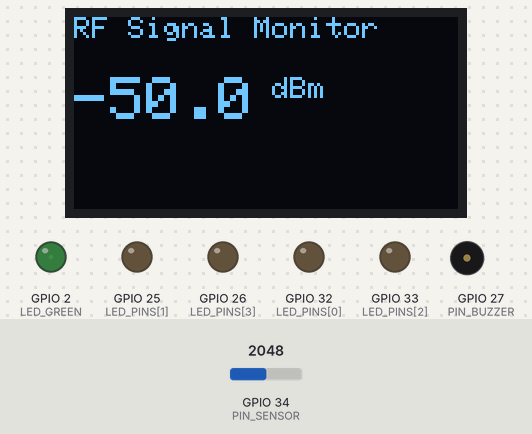
Bench run of a sketch on a simulated ESP32. Parts: 128×64 one-colour display, output pins drawn as LEDs (lit = HIGH), buzzer (waves = sounding). Inputs (shaded band) come from the test bench; at power-on: GPIO 34 (PIN_SENSOR) = 2048. What the sketch prints to the serial monitor is not drawn.

Above: at 2.2 s.
2.3 s: GPIO 34 (PIN_SENSOR) set to 1764
At 4.0 s:
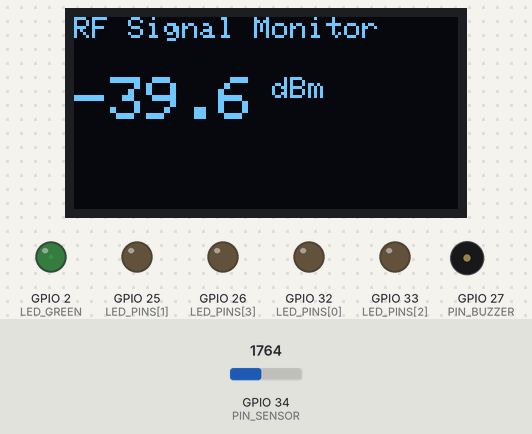
4.3 s: GPIO 34 (PIN_SENSOR) set to 1635
At 6.2 s:
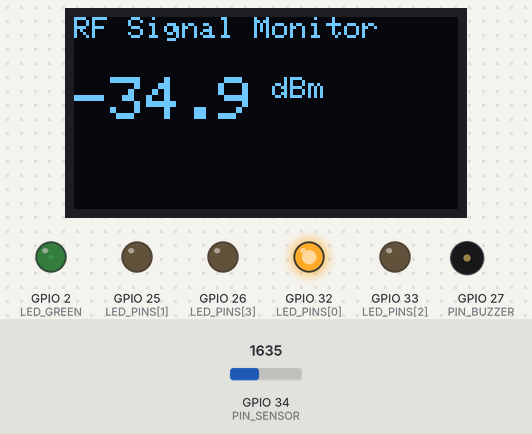
6.5 s: GPIO 34 (PIN_SENSOR) set to 1540
At 8.2 s:
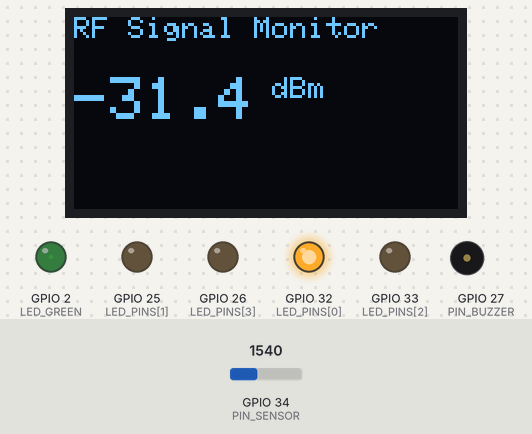
8.6 s: GPIO 34 (PIN_SENSOR) set to 1426
At 10.1 s:
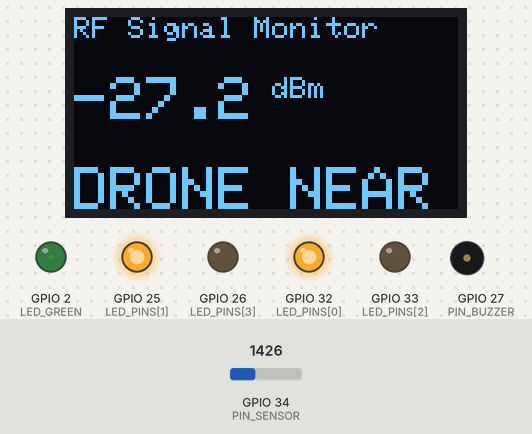
10.7 s: GPIO 34 (PIN_SENSOR) set to 4095
At 12.1 s:
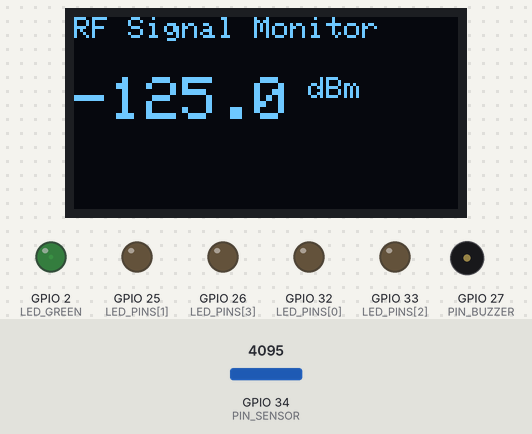
12.8 s: GPIO 34 (PIN_SENSOR) set to 1228
At 14.2 s:
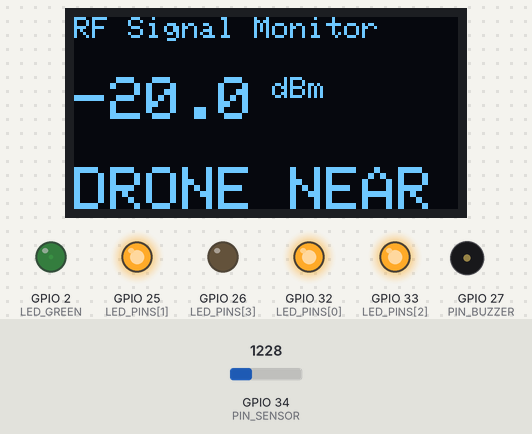
Timing chart, 0 to 15.8 s (numbered marks = the images above; inputs shaded):
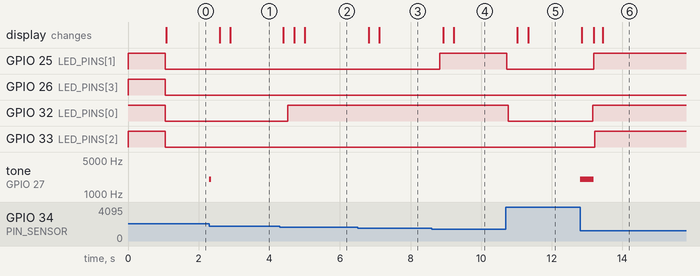

The sketch:

script.ino
```cpp
#include <Wire.h>
#include <Adafruit_GFX.h>
#include <Adafruit_SSD1306.h>
#include <math.h>

// Configuration
#define SCREEN_WIDTH 128
#define SCREEN_HEIGHT 64
#define OLED_RESET -1
Adafruit_SSD1306 display(SCREEN_WIDTH, SCREEN_HEIGHT, &Wire, OLED_RESET);

#define MAX_SAMPLES 100

// Pins
const int PIN_SENSOR = 34; // AD8317 Output
const int PIN_BUZZER = 27;
const int LED_PINS[] = {32, 25, 33, 26};
const int LED_GREEN = 2;

// AD8317 Calibration
const float SLOPE = -0.022;
const float INTERCEPT = 0.55;

// Signal variables absolute
int rawValue = 0;
float voltage = 0;
float dBm = 0;

// Signal variable median
float dBm_median;

// Signal variable standard deviation
float std_dev = 0;

// Signal variable peak to average
float par = 0;

float baseline = -45;
float n = 8;

// Samples
float samples[MAX_SAMPLES];
int sampleCount = 0;

// OLED variables
unsigned long previousDisplayMillis = 0;
const long DISPLAY_INTERVAL = 300;

// LED Thresholds
const float DB_THRESHOLDS[] = {baseline + n, baseline + 2 * n, baseline + 3 * n, baseline + 4 * n};

// Alert
boolean alert = false;

void setup()
{
    Serial.begin(115200);

    // Initialize LEDs
    for (int i = 0; i < 4; i++)
    {
        pinMode(LED_PINS[i], OUTPUT);
        digitalWrite(LED_PINS[i], HIGH);
    }

    ledcAttach(LED_GREEN, 5000, 8);
    ledcWrite(LED_GREEN, 10);

    // Initialize Buzzer
    ledcAttach(PIN_BUZZER, 2000, 8);

    // Initialize OLED
    if (!display.begin(SSD1306_SWITCHCAPVCC, 0x3C))
    {
        Serial.println(F("SSD1306 allocation failed"));
        for (;;)
            ;
    }
    display.clearDisplay();
    display.setTextColor(WHITE);
    display.setTextSize(1);
    display.setCursor(0, 0);
    display.println("RF Detector Init...");
    display.display();
    delay(1000);

    // LEDs to low
    for (int i = 0; i < 4; i++)
    {
        digitalWrite(LED_PINS[i], LOW);
    }

    Serial.println("Signal_dBm,Signal_dBm_median");
}

void loop()
{
    unsigned long currentMillis = millis();

    // Collecting data
    rawValue = analogRead(PIN_SENSOR);
    voltage = rawValue * (3.3 / 4095);
    dBm = (voltage - INTERCEPT) / SLOPE;

    if (sampleCount < MAX_SAMPLES)
    {
        samples[sampleCount] = dBm;
        sampleCount++;
    }
    else
    {
        for (int i = 0; i < MAX_SAMPLES - 1; i++)
        {
            samples[i] = samples[i + 1];
        }
        samples[MAX_SAMPLES - 1] = dBm;
    }

    // Calculate average
    double sum = 0;
    for (int i = 0; i < sampleCount; i++)
    {
        sum += samples[i];
    }
    dBm_median = sum / sampleCount;

    // Standard deviation
    float sumSqrDif = 0;
    for (int i = 0; i < sampleCount; i++)
    {
        float diff = samples[i] - dBm_median;
        sumSqrDif += diff * diff;
    }

    std_dev = sqrt(sumSqrDif / sampleCount);

    // Peak to average
    float maxVal = samples[0];

    for (int i = 0; i < sampleCount; i++)
    {
        if (maxVal < samples[i])
        {
            maxVal = samples[i];
        }
    }
    par = maxVal - dBm_median;

    // Check if drone nearby
    if ((par > 30 && std_dev > 15) || dBm_median > DB_THRESHOLDS[1])
    {
        alert = true;
    }
    else
    {
        alert = false;
    }

    Serial.print(dBm);
    Serial.print(",");
    Serial.print(dBm_median);
    Serial.print(",");
    Serial.print(DB_THRESHOLDS[0]);
    Serial.print(",");
    Serial.print(DB_THRESHOLDS[1]);
    Serial.print(",");
    Serial.print(DB_THRESHOLDS[2]);
    Serial.print(",");
    Serial.println(DB_THRESHOLDS[3]);

    if (currentMillis - previousDisplayMillis >= DISPLAY_INTERVAL)
    {
        previousDisplayMillis = currentMillis;
        // Update display
        display.clearDisplay();

        // Title
        display.setTextSize(1);
        display.setCursor(0, 0);
        display.print("RF Signal Monitor");

        // dBm Value
        display.setTextSize(2);
        display.setCursor(0, 20);
        display.print(dBm_median, 1);
        display.setTextSize(1);
        display.print(" dBm");

        // Drone alert
        if (alert == true)
        {
            display.setTextSize(2);
            display.setCursor(0, 50);
            display.print("DRONE NEARBY");
        }

        display.display();
    }
    // Update LEDs
    for (int i = 0; i < 4; i++)
    {
        if (dBm_median >= DB_THRESHOLDS[i])
        {
            digitalWrite(LED_PINS[i], HIGH);
        }
        else
        {
            digitalWrite(LED_PINS[i], LOW);
        }
    }

    // Update Buzzer
    float THRESHOLD = 7;
    float TONE = 2000;
    if (dBm >= dBm_median + 9)
    {
        ledcWriteTone(PIN_BUZZER, TONE);
    }
    else
    {
        ledcWriteTone(PIN_BUZZER, 0);
    }
}
```

Measured:
- the behaviour switches between 1693 and 1692 on GPIO 34 (PIN_SENSOR) (found by bisection; images 1 and 2)
- the behaviour switches between 1475 and 1474 on GPIO 34 (PIN_SENSOR) (found by bisection; images 3 and 4)
- after the input at 2.3 s, tone on GPIO 27 (PIN_BUZZER): silent → 2000 Hz at once, → silent 0.05 s later; the display: first changes after 0.29 s (image 1 shows a later state)
- after the input at 4.3 s, GPIO 32 (LED_PINS[0]): LOW → HIGH after 0.23 s; the display: first changes after 0.10 s (image 2 shows a later state)
- after the input at 6.5 s, the display: first changes after 0.31 s (image 3 shows a later state)
- after the input at 8.6 s, GPIO 25 (LED_PINS[1]): LOW → HIGH after 0.23 s; the display: first changes after 0.32 s (image 4 shows a later state)
- after the input at 10.7 s, GPIO 25 (LED_PINS[1]): HIGH → LOW at once; GPIO 32 (LED_PINS[0]): HIGH → LOW after 0.06 s; the display: first changes after 0.33 s (image 5 shows a later state)
- after the input at 12.8 s, GPIO 25 (LED_PINS[1]): LOW → HIGH after 0.38 s; GPIO 32 (LED_PINS[0]): LOW → HIGH after 0.35 s; GPIO 33 (LED_PINS[2]): LOW → HIGH after 0.41 s; tone on GPIO 27 (PIN_BUZZER): silent → 2000 Hz at once, → silent 0.38 s later; the display: first changes after 0.05 s (image 6 shows a later state)
